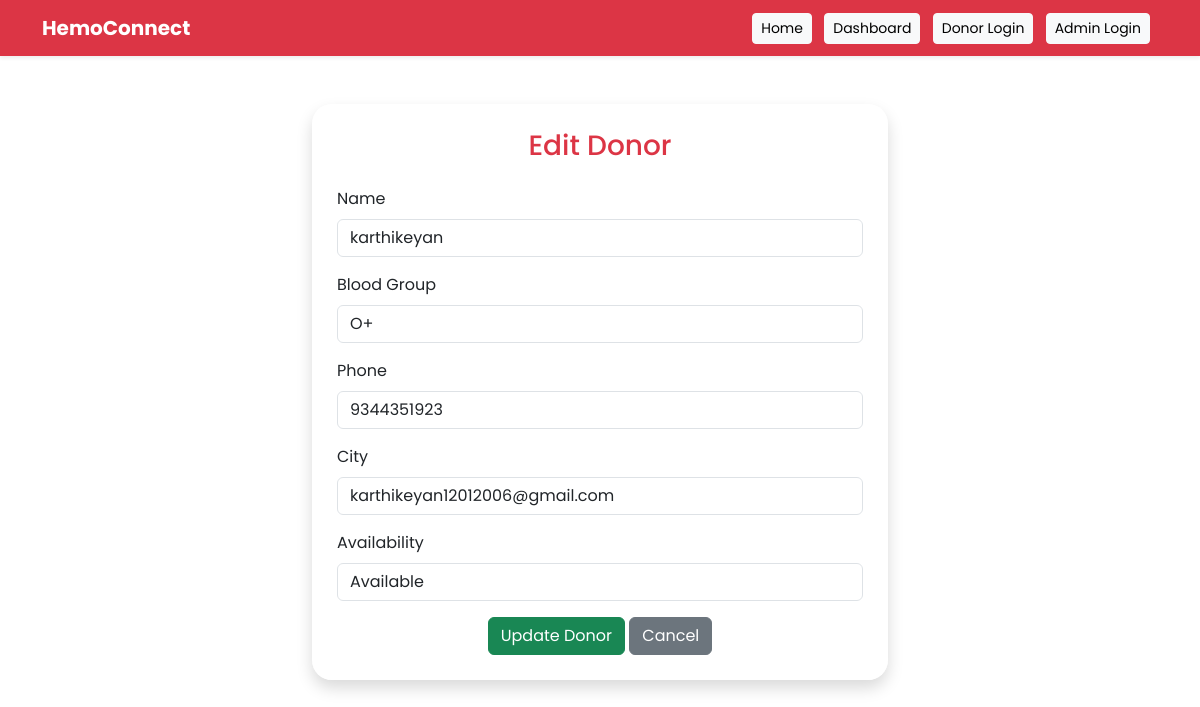
The app's page /edit/7 with its own data.
### tables this page shows
CREATE TABLE donors (
id INTEGER PRIMARY KEY AUTOINCREMENT,
name TEXT,
blood_group TEXT,
phone TEXT,
email TEXT,
city TEXT,
age INTEGER,
last_donated TEXT,
units INTEGER,
availability TEXT,
username TEXT,
password TEXT
);

### app.py (the view, shortened to what this page needs)
@app.route("/edit/<int:id>", methods=["GET","POST"])
def edit_donor(id):
    conn = sqlite3.connect("blood.db")
    cursor = conn.cursor()
    cursor.execute("SELECT * FROM donors WHERE id=?", (id,))
    donor = cursor.fetchone()
    conn.close()
    return render_template("edit.html", donor=donor)

### templates/edit.html (shortened to what this page needs)
{% extends "base.html" %}
{% block content %}
<div class="container mt-5" style="max-width:600px;">
<div class="card shadow p-4">
<h3 class="text-center mb-4 text-danger">Edit Donor</h3>
<form method="POST">
<div class="mb-3">
<label class="form-label">Name</label>
<input type="text" name="name" class="form-control" value="{{ donor[1] }}" required>
</div>
<div class="mb-3">
<label class="form-label">Blood Group</label>
<input type="text" name="blood_group" class="form-control" value="{{ donor[2] }}" required>
</div>
<div class="mb-3">
<label class="form-label">Phone</label>
<input type="text" name="phone" class="form-control" value="{{ donor[3] }}" required>
</div>
<div class="mb-3">
<label class="form-label">City</label>
<input type="text" name="city" class="form-control" value="{{ donor[4] }}" required>
</div>
<div class="mb-3">
<label class="form-label">Availability</label>
<select name="availability" class="form-control">
<option value="Available">Available</option>
</select>
</div>
<div class="text-center">
<button type="submit" class="btn btn-success">Update Donor</button>
<a href="/donors" class="btn btn-secondary">Cancel</a>
</div>
</form>
</div>
</div>
{% endblock %}

### static/style.css (style rules this page uses)
.card { border-radius: 20px; backdrop-filter: blur(10px); background: rgba(255, 255, 255, 0.6); border: 1px solid rgba(255, 255, 255, 0.3); transition: all 0.3s ease; }

### templates/base.html (style rules this page uses)
body { font-family: 'Poppins', sans-serif; }

### records on screen
donors: name "karthikeyan", blood_group "O+", phone "9344351923", city "karthikeyan12012006@gmail.com"
